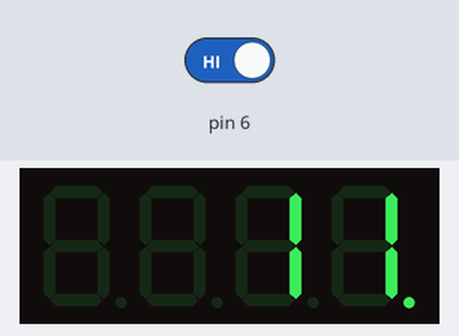
The sketch below on a simulated Arduino Uno, built with avr-gcc and run on an emulated ATmega328P. Parts: 4-digit seven-segment display. The test bench sets the inputs (shaded band); at power-on: pin 6 HIGH.

Above: at 1.25 s.
1.3 s: pin 6 driven LOW
At 2.5 s:
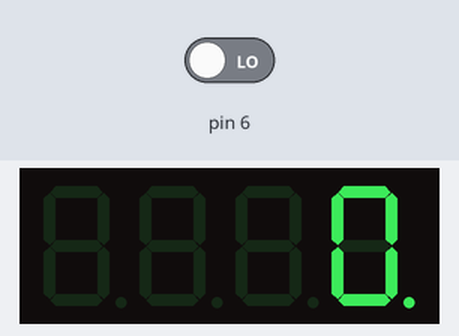
2.8 s: pin 6 driven HIGH
At 2.95 s:
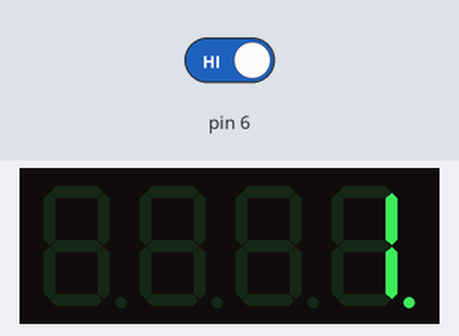

Measured:
- after the input at 2.8 s, the display: changes after 0.10 s (image 2)

The sketch:

timer.ino
```cpp
#include "SevSeg.h"
SevSeg sevseg;
byte Hour = 0;
byte Min = 0;

void setup() {
byte numDigits = 4;
byte digitPins[] = {2, 3, 4, 5};
byte segmentPins[] = {8, 9, 10, 11, 12, 13, 14, 15};
bool resistorsOnSegments = false; // 'false' means resistors are on digit pins
byte hardwareConfig = COMMON_CATHODE; // See README.md for options
bool updateWithDelays = false; // Default. Recommended
bool leadingZeros = false; // Use 'true' if you'd like to keep the leading zeros
pinMode(6,INPUT);
sevseg.begin(hardwareConfig, numDigits, digitPins, segmentPins, resistorsOnSegments, updateWithDelays, leadingZeros);
sevseg.setBrightness(90);

}

void loop() {
static unsigned long timer = millis();

boolean Pin6= digitalRead (6); // Reset
if (Pin6 == LOW)
Min = Hour = 0;

if (millis() - timer >= 100) {
timer += 100;
sevseg.setNumber(Hour * 100 + Min, 0);
Min = Min + 1;
if (Min ==60 )
{
Min = 0;
if (Hour == 23)
Hour=0;
else
Hour++;
}

}
sevseg.refreshDisplay(); // Must run repeatedly
}
```
